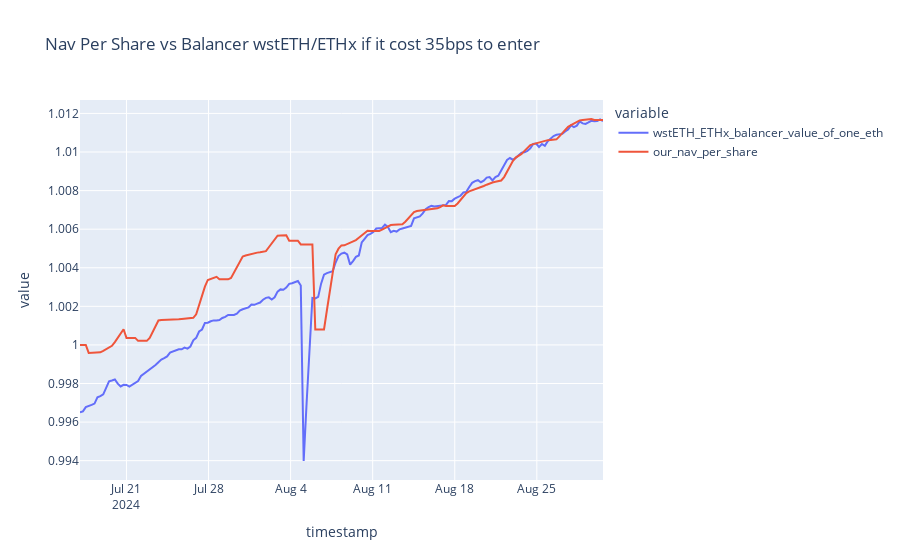

Notebook code cell kept with this figure:
### Code cell
# account for costs

growth_of_a_dollar_df['starting_quantity_of_lp_tokens'] = (1 / growth_of_a_dollar_df['safeLPTokenPriceInETH'].values[0]) * (1 - .0035) # assume 35 bips to enter and 10bips of gas cost
growth_of_a_dollar_df['safe_value_of_lp_tokens'] = growth_of_a_dollar_df['starting_quantity_of_lp_tokens'] * growth_of_a_dollar_df['safeLPTokenPriceInETH']

# need to add some assumptions in here about the gas costs of entering, (that we paid) ie 200 usd
# and the slippage cost to enter? using our values lets say 
starting_bal_reward_per_token  = growth_of_a_dollar_df['BAL_reward_per_token'].values[0]
starting_stash_aura_reward_per_token = growth_of_a_dollar_df['stash_aura_reward_per_token'].values[0]

growth_of_a_dollar_df['bal_earned_since_deposit'] = growth_of_a_dollar_df['starting_quantity_of_lp_tokens'] * (growth_of_a_dollar_df['BAL_reward_per_token'] - starting_bal_reward_per_token)
growth_of_a_dollar_df['aura_minted_since_deposit'] = growth_of_a_dollar_df['bal_earned_since_deposit'] * growth_of_a_dollar_df['AURA_minted_for_one_BAL'] 

growth_of_a_dollar_df['stash_aura_earned_since_deposit'] = growth_of_a_dollar_df['starting_quantity_of_lp_tokens'] * (growth_of_a_dollar_df['stash_aura_reward_per_token'] - starting_stash_aura_reward_per_token)

growth_of_a_dollar_df['current_eth_value_of_incentive_tokens_earned'] =  (growth_of_a_dollar_df['bal_earned_since_deposit'] * growth_of_a_dollar_df['BAL_to_ETH']) + (growth_of_a_dollar_df['aura_minted_since_deposit'] * growth_of_a_dollar_df['AURA_to_ETH']) + (growth_of_a_dollar_df['stash_aura_earned_since_deposit'] * growth_of_a_dollar_df['AURA_to_ETH']) 

growth_of_a_dollar_df['current_eth_value_of_incentive_tokens_earned'] =  growth_of_a_dollar_df['current_eth_value_of_incentive_tokens_earned'] # assume 35 ps of cost to sell reward tokens?
growth_of_a_dollar_df['wstETH_ETHx_balancer_value_of_one_eth'] =growth_of_a_dollar_df['safe_value_of_lp_tokens'] + growth_of_a_dollar_df['current_eth_value_of_incentive_tokens_earned']
px.line(growth_of_a_dollar_df[['wstETH_ETHx_balancer_value_of_one_eth', 'our_nav_per_share']], title='Nav Per Share vs Balancer wstETH/ETHx if it cost 35bps to enter')

### Figure 1 — Plotly figure (JSON) as saved in the notebook; plotly's stock layout.template omitted (floating-point values rounded to 4 significant figures; data arrays with more than 128 entries replaced by an {"elided": "..."} marker saying what was removed)
{"data": [{"hovertemplate": "variable=wstETH_ETHx_balancer_value_of_one_eth<br>timestamp=%{x}<br>value=%{y}<extra></extra>", "legendgroup": "wstETH_ETHx_balancer_value_of_one_eth", "line": {"color": "#636efa", "dash": "solid"}, "marker": {"symbol": "circle"}, "mode": "lines", "name": "wstETH_ETHx_balancer_value_of_one_eth", "orientation": "v", "showlegend": true, "type": "scatter", "x": {"elided": "181 str values"}, "xaxis": "x", "y": {"elided": "181 float values"}, "yaxis": "y"}, {"hovertemplate": "variable=our_nav_per_share<br>timestamp=%{x}<br>value=%{y}<extra></extra>", "legendgroup": "our_nav_per_share", "line": {"color": "#EF553B", "dash": "solid"}, "marker": {"symbol": "circle"}, "mode": "lines", "name": "our_nav_per_share", "orientation": "v", "showlegend": true, "type": "scatter", "x": {"elided": "181 str values"}, "xaxis": "x", "y": {"elided": "181 float values"}, "yaxis": "y"}], "layout": {"legend": {"title": {"text": "variable"}, "tracegroupgap": 0}, "title": {"text": "Nav Per Share vs Balancer wstETH/ETHx if it cost 35bps to enter"}, "xaxis": {"anchor": "y", "domain": [0, 1], "title": {"text": "timestamp"}}, "yaxis": {"anchor": "x", "domain": [0, 1], "title": {"text": "value"}}}}
